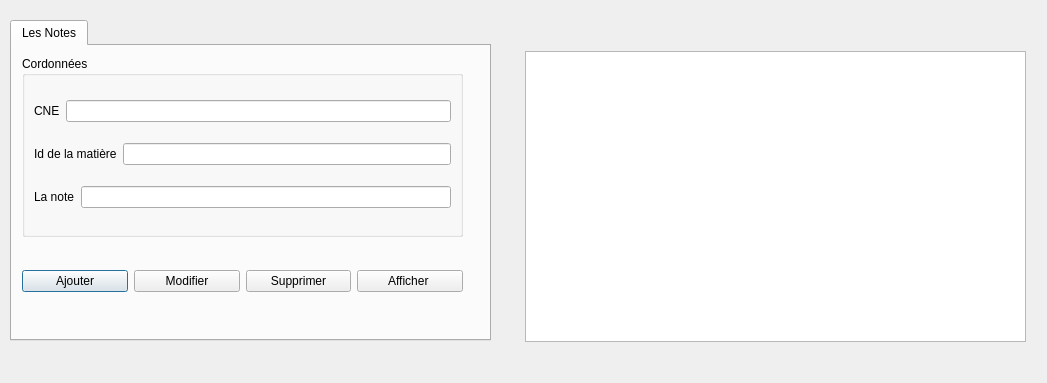
<?xml version="1.0" encoding="UTF-8"?>
<ui version="4.0">
 <class>Note_Abs</class>
 <widget class="QDialog" name="Note_Abs">
  <property name="geometry">
   <rect>
    <x>0</x>
    <y>0</y>
    <width>1047</width>
    <height>383</height>
   </rect>
  </property>
  <property name="windowTitle">
   <string>Dialog</string>
  </property>
  <widget class="QTabWidget" name="tabWidget">
   <property name="geometry">
    <rect>
     <x>10</x>
     <y>20</y>
     <width>481</width>
     <height>321</height>
    </rect>
   </property>
   <property name="currentIndex">
    <number>0</number>
   </property>
   <widget class="QWidget" name="tab_2">
    <attribute name="title">
     <string>Les Notes</string>
    </attribute>
    <widget class="QGroupBox" name="groupBox_4">
     <property name="geometry">
      <rect>
       <x>10</x>
       <y>10</y>
       <width>441</width>
       <height>181</height>
      </rect>
     </property>
     <property name="title">
      <string>Cordonnées</string>
     </property>
     <layout class="QVBoxLayout" name="verticalLayout_4">
      <item>
       <layout class="QHBoxLayout" name="horizontalLayout_16">
        <item>
         <widget class="QLabel" name="label_13">
          <property name="text">
           <string>CNE</string>
          </property>
         </widget>
        </item>
        <item>
         <widget class="QLineEdit" name="texte_CNE_Note">
          <property name="inputMask">
           <string/>
          </property>
          <property name="text">
           <string/>
          </property>
         </widget>
        </item>
       </layout>
      </item>
      <item>
       <layout class="QHBoxLayout" name="horizontalLayout_17">
        <item>
         <widget class="QLabel" name="label_14">
          <property name="text">
           <string>Id de la matière</string>
          </property>
         </widget>
        </item>
        <item>
         <widget class="QLineEdit" name="texte_Id_Note"/>
        </item>
       </layout>
      </item>
      <item>
       <layout class="QHBoxLayout" name="horizontalLayout_18">
        <item>
         <widget class="QLabel" name="label_15">
          <property name="text">
           <string>La note</string>
          </property>
         </widget>
        </item>
        <item>
         <widget class="QLineEdit" name="texte_Note"/>
        </item>
       </layout>
      </item>
     </layout>
    </widget>
    <widget class="QWidget" name="horizontalLayoutWidget_4">
     <property name="geometry">
      <rect>
       <x>10</x>
       <y>200</y>
       <width>441</width>
       <height>71</height>
      </rect>
     </property>
     <layout class="QHBoxLayout" name="horizontalLayout_20">
      <item>
       <widget class="QPushButton" name="pushButton_ajouter_4">
        <property name="text">
         <string>Ajouter</string>
        </property>
       </widget>
      </item>
      <item>
       <widget class="QPushButton" name="pushButton_modifier_4">
        <property name="text">
         <string>Modifier</string>
        </property>
       </widget>
      </item>
      <item>
       <widget class="QPushButton" name="pushButton_supprimer_4">
        <property name="text">
         <string>Supprimer</string>
        </property>
       </widget>
      </item>
      <item>
       <widget class="QPushButton" name="pushButton_afficher_4">
        <property name="text">
         <string>Afficher </string>
        </property>
       </widget>
      </item>
     </layout>
    </widget>
   </widget>
  </widget>
  <widget class="QTableView" name="tableView">
   <property name="geometry">
    <rect>
     <x>525</x>
     <y>51</y>
     <width>501</width>
     <height>291</height>
    </rect>
   </property>
  </widget>
 </widget>
 <resources/>
 <connections/>
</ui>
